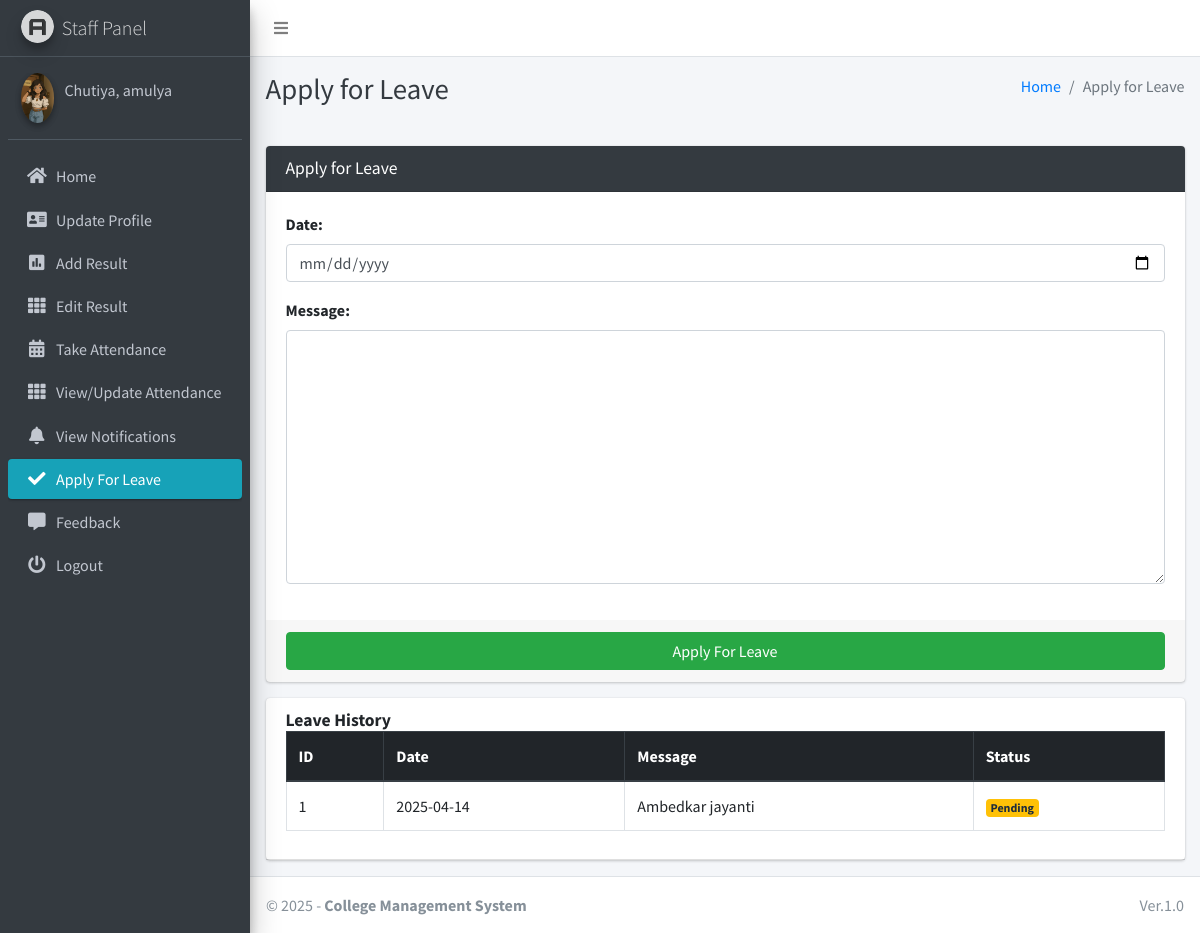
The app's page /staff/apply/leave/ (signed in), older data.
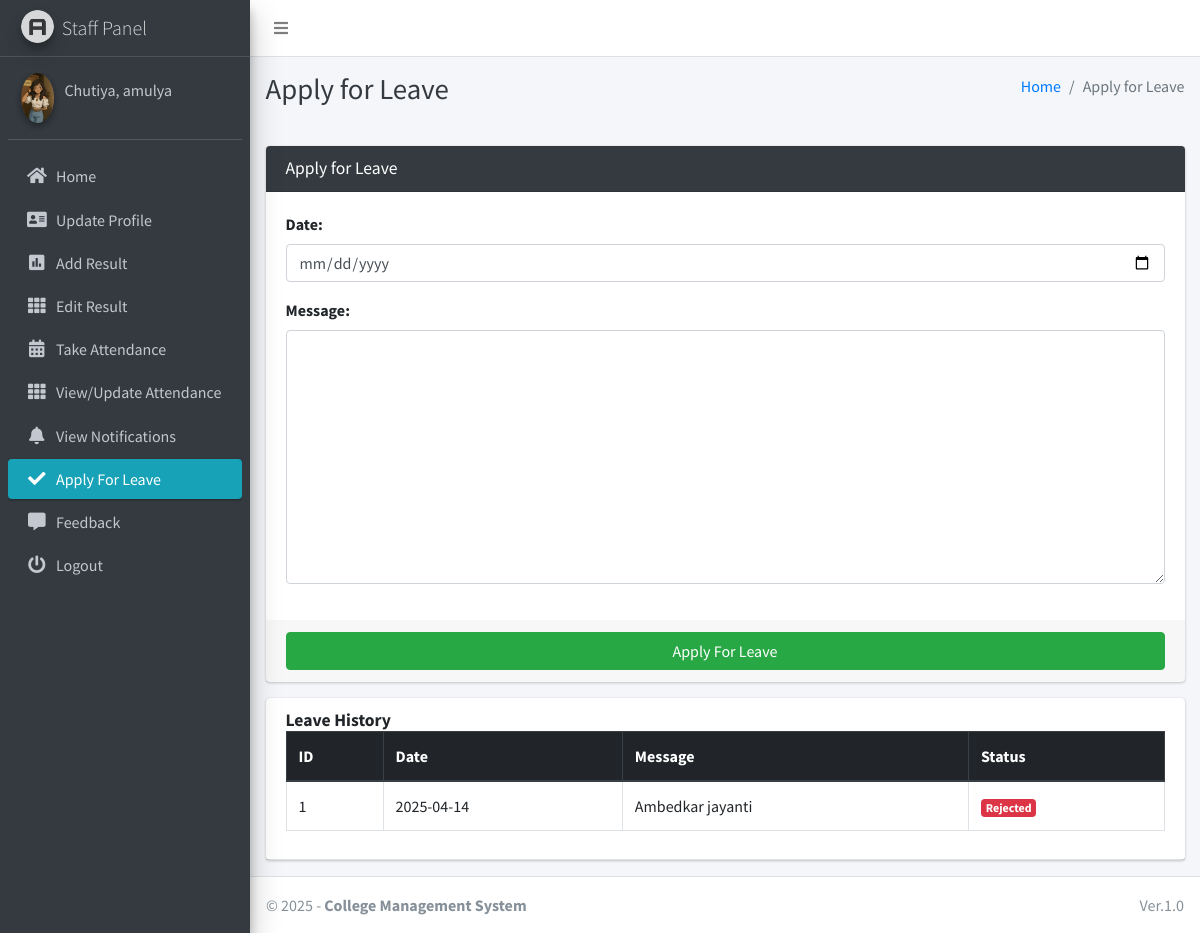
The same page, newer data.
### main_app/models.py (models this page shows)
class LeaveReportStaff(models.Model):
    staff = models.ForeignKey(Staff, on_delete=models.CASCADE)
    date = models.CharField(max_length=60)
    message = models.TextField()
    status = models.SmallIntegerField(default=0)
    created_at = models.DateTimeField(auto_now_add=True)
    updated_at = models.DateTimeField(auto_now=True)

### main_app/staff_views.py (the view, shortened to what this page needs)
# urls.py: path("staff/apply/leave/", staff_views.staff_apply_leave,
def staff_apply_leave(request):
    form = LeaveReportStaffForm(request.POST or None)
    staff = get_object_or_404(Staff, admin_id=request.user.id)
    context = {
        'form': form,
        'leave_history': LeaveReportStaff.objects.filter(staff=staff),
        'page_title': 'Apply for Leave'
    }
    return render(request, "staff_template/staff_apply_leave.html", context)

### main_app/forms.py
class LeaveReportStaffForm(FormSettings):
    def __init__(self, *args, **kwargs):
        super(LeaveReportStaffForm, self).__init__(*args, **kwargs)
    class Meta:
        model = LeaveReportStaff
        fields = ['date', 'message']
        widgets = {
            'date': DateInput(attrs={'type': 'date'}),
        }

### main_app/models.py (called while the page is built)
    def __str__(self):
        return self.last_name + ", " + self.first_name

### main_app/templates/staff_template/staff_apply_leave.html
{% extends 'main_app/base.html' %}
{% load static %}
{% block page_title %}{{page_title}}{% endblock page_title %}
{% block content %}
<section class="content">
    <div class="container-fluid">
        <div class="row">
            <div class="col-md-12">
                <div class="card card-dark">
                    <div class="card-header">
                        <h3 class="card-title">{{page_title}}</h3>
                    </div>
                    {% include "main_app/form_template.html" with messages=messages  form=form button_text="Apply For Leave"%}
                </div>
<div class="card card-default">
    <div class="card-header"><h3 class="card-title"><b>Leave History</b></h3>
   <div class="table">
       <table class="table table-bordered table-hover">
           <thead class="thead-dark">
            <tr>
                <th>ID</th>
                <th>Date</th>
                <th>Message</th>
             <th>Status</th>
         </tr>
           </thead>
        {% for leave in leave_history %}
        <tr>
            <td>{{forloop.counter}}</td>
            <td>{{leave.date}}</td>
              <td>{{leave.message}}</td>
              <td>
                  {% if leave.status == 0 %}
                  <span class="badge badge-warning">Pending</span>
                  {% elif leave.status == 1 %}
                  <span class="badge badge-success">Accepted</span>
                    {% else %}
                    <span class="badge badge-danger">Rejected</span>
                    {% endif %}
                </td>
            </tr>
            {% endfor %}
        </table>
    </div>
    </div>
            </div>
        </div>
    </div>
</section>
{% endblock content %}

Row changes from the older to the newer data that the page shows:
changed LeaveReportStaff "Ambedkar jayanti": status "Pending" → "Rejected"
